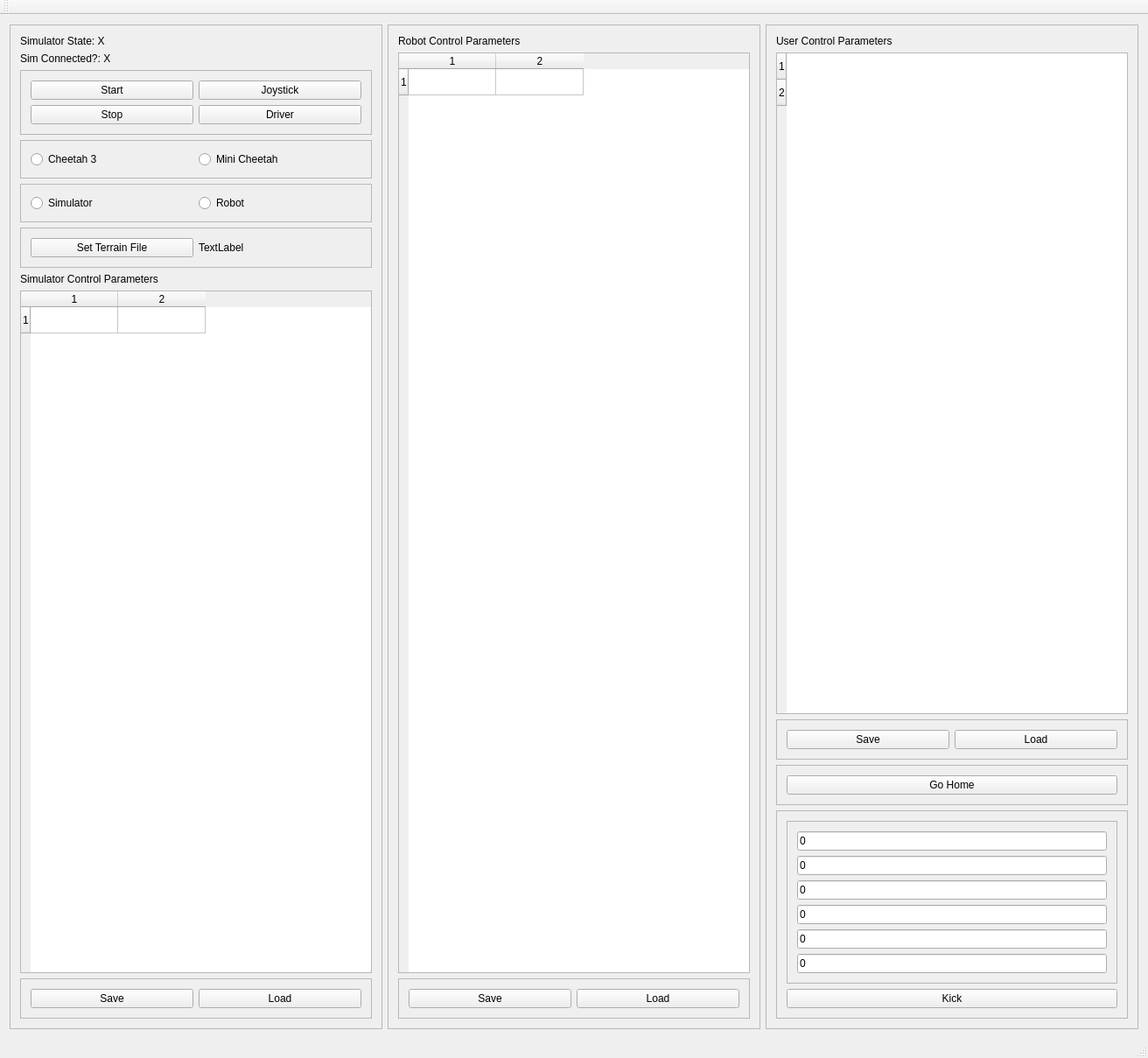
<?xml version="1.0" encoding="UTF-8"?>
<ui version="4.0">
 <class>SimControlPanel</class>
 <widget class="QMainWindow" name="SimControlPanel">
  <property name="geometry">
   <rect>
    <x>0</x>
    <y>0</y>
    <width>1312</width>
    <height>1209</height>
   </rect>
  </property>
  <property name="windowTitle">
   <string>SimControlPanel</string>
  </property>
  <widget class="QWidget" name="centralWidget">
   <layout class="QHBoxLayout" name="horizontalLayout_3">
    <item>
     <widget class="QFrame" name="frame_2">
      <property name="frameShape">
       <enum>QFrame::StyledPanel</enum>
      </property>
      <property name="frameShadow">
       <enum>QFrame::Raised</enum>
      </property>
      <layout class="QVBoxLayout" name="verticalLayout">
       <item>
        <widget class="QLabel" name="simulatorStateLabel">
         <property name="text">
          <string>Simulator State: X</string>
         </property>
        </widget>
       </item>
       <item>
        <widget class="QLabel" name="simulatorConnectedLabel">
         <property name="text">
          <string>Sim Connected?: X</string>
         </property>
        </widget>
       </item>
       <item>
        <widget class="QFrame" name="frame">
         <property name="frameShape">
          <enum>QFrame::StyledPanel</enum>
         </property>
         <property name="frameShadow">
          <enum>QFrame::Raised</enum>
         </property>
         <layout class="QGridLayout" name="gridLayout">
          <item row="0" column="0">
           <widget class="QPushButton" name="startButton">
            <property name="text">
             <string>Start</string>
            </property>
           </widget>
          </item>
          <item row="1" column="1">
           <widget class="QPushButton" name="driverButton">
            <property name="text">
             <string>Driver</string>
            </property>
           </widget>
          </item>
          <item row="0" column="1">
           <widget class="QPushButton" name="joystickButton">
            <property name="text">
             <string>Joystick</string>
            </property>
           </widget>
          </item>
          <item row="1" column="0">
           <widget class="QPushButton" name="stopButton">
            <property name="text">
             <string>Stop</string>
            </property>
           </widget>
          </item>
         </layout>
        </widget>
       </item>
       <item>
        <widget class="QFrame" name="frame_9">
         <property name="frameShape">
          <enum>QFrame::StyledPanel</enum>
         </property>
         <property name="frameShadow">
          <enum>QFrame::Raised</enum>
         </property>
         <layout class="QHBoxLayout" name="horizontalLayout_2">
          <item>
           <widget class="QRadioButton" name="cheetah3Button">
            <property name="text">
             <string>Cheetah 3</string>
            </property>
           </widget>
          </item>
          <item>
           <widget class="QRadioButton" name="miniCheetahButton">
            <property name="text">
             <string>Mini Cheetah</string>
            </property>
           </widget>
          </item>
         </layout>
        </widget>
       </item>
       <item>
        <widget class="QFrame" name="frame_10">
         <property name="frameShape">
          <enum>QFrame::StyledPanel</enum>
         </property>
         <property name="frameShadow">
          <enum>QFrame::Raised</enum>
         </property>
         <layout class="QHBoxLayout" name="horizontalLayout">
          <item>
           <widget class="QRadioButton" name="simulatorButton">
            <property name="text">
             <string>Simulator</string>
            </property>
           </widget>
          </item>
          <item>
           <widget class="QRadioButton" name="robotButton">
            <property name="text">
             <string>Robot</string>
            </property>
           </widget>
          </item>
         </layout>
        </widget>
       </item>
       <item>
        <widget class="QFrame" name="frame_13">
         <property name="frameShape">
          <enum>QFrame::StyledPanel</enum>
         </property>
         <property name="frameShadow">
          <enum>QFrame::Raised</enum>
         </property>
         <layout class="QHBoxLayout" name="horizontalLayout_4">
          <item>
           <widget class="QPushButton" name="setTerrainButton">
            <property name="text">
             <string>Set Terrain File</string>
            </property>
           </widget>
          </item>
          <item>
           <widget class="QLabel" name="terrainFileLabel">
            <property name="text">
             <string>TextLabel</string>
            </property>
           </widget>
          </item>
         </layout>
        </widget>
       </item>
       <item>
        <widget class="QLabel" name="label">
         <property name="text">
          <string>Simulator Control Parameters</string>
         </property>
        </widget>
       </item>
       <item>
        <widget class="QTableWidget" name="simulatorTable">
         <property name="rowCount">
          <number>1</number>
         </property>
         <property name="columnCount">
          <number>2</number>
         </property>
         <row/>
         <column/>
         <column/>
        </widget>
       </item>
       <item>
        <widget class="QFrame" name="frame_6">
         <property name="frameShape">
          <enum>QFrame::StyledPanel</enum>
         </property>
         <property name="frameShadow">
          <enum>QFrame::Raised</enum>
         </property>
         <layout class="QGridLayout" name="gridLayout_3">
          <item row="0" column="1">
           <widget class="QPushButton" name="loadSimulatorButton">
            <property name="text">
             <string>Load</string>
            </property>
           </widget>
          </item>
          <item row="0" column="0">
           <widget class="QPushButton" name="saveSimulatorButton">
            <property name="text">
             <string>Save</string>
            </property>
           </widget>
          </item>
         </layout>
        </widget>
       </item>
      </layout>
     </widget>
    </item>
    <item>
     <widget class="QFrame" name="frame_5">
      <property name="frameShape">
       <enum>QFrame::StyledPanel</enum>
      </property>
      <property name="frameShadow">
       <enum>QFrame::Raised</enum>
      </property>
      <layout class="QVBoxLayout" name="verticalLayout_3">
       <item>
        <widget class="QLabel" name="label_2">
         <property name="text">
          <string>Robot Control Parameters</string>
         </property>
        </widget>
       </item>
       <item>
        <widget class="QTableWidget" name="robotTable">
         <property name="rowCount">
          <number>1</number>
         </property>
         <property name="columnCount">
          <number>2</number>
         </property>
         <row/>
         <column/>
         <column/>
        </widget>
       </item>
       <item>
        <widget class="QFrame" name="frame_4">
         <property name="frameShape">
          <enum>QFrame::StyledPanel</enum>
         </property>
         <property name="frameShadow">
          <enum>QFrame::Raised</enum>
         </property>
         <layout class="QGridLayout" name="gridLayout_2">
          <item row="0" column="1">
           <widget class="QPushButton" name="loadRobotButton">
            <property name="text">
             <string>Load</string>
            </property>
           </widget>
          </item>
          <item row="0" column="0">
           <widget class="QPushButton" name="saveRobotButton">
            <property name="text">
             <string>Save</string>
            </property>
           </widget>
          </item>
         </layout>
        </widget>
       </item>
      </layout>
     </widget>
    </item>
    <item>
     <widget class="QFrame" name="frame_3">
      <property name="frameShape">
       <enum>QFrame::StyledPanel</enum>
      </property>
      <property name="frameShadow">
       <enum>QFrame::Raised</enum>
      </property>
      <layout class="QVBoxLayout" name="verticalLayout_2">
       <item>
        <widget class="QLabel" name="label_3">
         <property name="text">
          <string>User Control Parameters</string>
         </property>
        </widget>
       </item>
       <item>
        <widget class="QTableWidget" name="userControlTable">
         <property name="rowCount">
          <number>2</number>
         </property>
         <property name="columnCount">
          <number>0</number>
         </property>
         <row/>
         <row/>
        </widget>
       </item>
       <item>
        <widget class="QFrame" name="frame_7">
         <property name="frameShape">
          <enum>QFrame::StyledPanel</enum>
         </property>
         <property name="frameShadow">
          <enum>QFrame::Raised</enum>
         </property>
         <layout class="QGridLayout" name="gridLayout_4">
          <item row="0" column="1">
           <widget class="QPushButton" name="loadUserButton">
            <property name="text">
             <string>Load</string>
            </property>
           </widget>
          </item>
          <item row="0" column="0">
           <widget class="QPushButton" name="saveUserButton">
            <property name="text">
             <string>Save</string>
            </property>
           </widget>
          </item>
         </layout>
        </widget>
       </item>
       <item>
        <widget class="QFrame" name="frame_8">
         <property name="frameShape">
          <enum>QFrame::StyledPanel</enum>
         </property>
         <property name="frameShadow">
          <enum>QFrame::Raised</enum>
         </property>
         <layout class="QVBoxLayout" name="verticalLayout_4">
          <item>
           <widget class="QPushButton" name="goHomeButton">
            <property name="text">
             <string>Go Home</string>
            </property>
           </widget>
          </item>
         </layout>
        </widget>
       </item>
       <item>
        <widget class="QFrame" name="frame_12">
         <property name="sizePolicy">
          <sizepolicy hsizetype="Expanding" vsizetype="Preferred">
           <horstretch>0</horstretch>
           <verstretch>0</verstretch>
          </sizepolicy>
         </property>
         <property name="frameShape">
          <enum>QFrame::StyledPanel</enum>
         </property>
         <property name="frameShadow">
          <enum>QFrame::Raised</enum>
         </property>
         <layout class="QGridLayout" name="gridLayout_6">
          <item row="0" column="0">
           <widget class="QFrame" name="frame_11">
            <property name="frameShape">
             <enum>QFrame::StyledPanel</enum>
            </property>
            <property name="frameShadow">
             <enum>QFrame::Raised</enum>
            </property>
            <layout class="QVBoxLayout" name="verticalLayout_6">
             <item>
              <widget class="QLineEdit" name="kickAngularX">
               <property name="sizePolicy">
                <sizepolicy hsizetype="Ignored" vsizetype="Fixed">
                 <horstretch>0</horstretch>
                 <verstretch>0</verstretch>
                </sizepolicy>
               </property>
               <property name="text">
                <string>0</string>
               </property>
              </widget>
             </item>
             <item>
              <widget class="QLineEdit" name="kickAngularY">
               <property name="sizePolicy">
                <sizepolicy hsizetype="Ignored" vsizetype="Fixed">
                 <horstretch>0</horstretch>
                 <verstretch>0</verstretch>
                </sizepolicy>
               </property>
               <property name="text">
                <string>0</string>
               </property>
              </widget>
             </item>
             <item>
              <widget class="QLineEdit" name="kickAngularZ">
               <property name="sizePolicy">
                <sizepolicy hsizetype="Ignored" vsizetype="Fixed">
                 <horstretch>0</horstretch>
                 <verstretch>0</verstretch>
                </sizepolicy>
               </property>
               <property name="text">
                <string>0</string>
               </property>
              </widget>
             </item>
             <item>
              <widget class="QLineEdit" name="kickLinearX">
               <property name="sizePolicy">
                <sizepolicy hsizetype="Minimum" vsizetype="Fixed">
                 <horstretch>0</horstretch>
                 <verstretch>0</verstretch>
                </sizepolicy>
               </property>
               <property name="text">
                <string>0</string>
               </property>
              </widget>
             </item>
             <item>
              <widget class="QLineEdit" name="kickLinearY">
               <property name="sizePolicy">
                <sizepolicy hsizetype="Minimum" vsizetype="Fixed">
                 <horstretch>0</horstretch>
                 <verstretch>0</verstretch>
                </sizepolicy>
               </property>
               <property name="text">
                <string>0</string>
               </property>
              </widget>
             </item>
             <item>
              <widget class="QLineEdit" name="kickLinearZ">
               <property name="sizePolicy">
                <sizepolicy hsizetype="Minimum" vsizetype="Fixed">
                 <horstretch>0</horstretch>
                 <verstretch>0</verstretch>
                </sizepolicy>
               </property>
               <property name="text">
                <string>0</string>
               </property>
              </widget>
             </item>
            </layout>
           </widget>
          </item>
          <item row="1" column="0">
           <widget class="QPushButton" name="kickButton">
            <property name="text">
             <string>Kick</string>
            </property>
           </widget>
          </item>
         </layout>
        </widget>
       </item>
      </layout>
     </widget>
    </item>
   </layout>
  </widget>
  <widget class="QMenuBar" name="menuBar">
   <property name="geometry">
    <rect>
     <x>0</x>
     <y>0</y>
     <width>1312</width>
     <height>22</height>
    </rect>
   </property>
  </widget>
  <widget class="QToolBar" name="mainToolBar">
   <attribute name="toolBarArea">
    <enum>TopToolBarArea</enum>
   </attribute>
   <attribute name="toolBarBreak">
    <bool>false</bool>
   </attribute>
  </widget>
  <widget class="QStatusBar" name="statusBar"/>
 </widget>
 <layoutdefault spacing="6" margin="11"/>
 <resources/>
 <connections/>
</ui>
